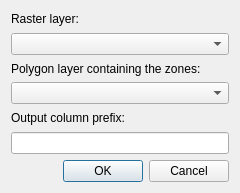
<?xml version="1.0" encoding="UTF-8"?>
<ui version="4.0">
 <class>QgsZonalStatisticsDialogBase</class>
 <widget class="QDialog" name="QgsZonalStatisticsDialogBase">
  <property name="geometry">
   <rect>
    <x>0</x>
    <y>0</y>
    <width>240</width>
    <height>193</height>
   </rect>
  </property>
  <property name="windowTitle">
   <string>Zonal Statistics</string>
  </property>
  <layout class="QVBoxLayout" name="verticalLayout">
   <item>
    <widget class="QLabel" name="mRasterLayerLabel">
     <property name="text">
      <string>Raster layer:</string>
     </property>
    </widget>
   </item>
   <item>
    <widget class="QComboBox" name="mRasterLayerComboBox"/>
   </item>
   <item>
    <widget class="QLabel" name="mVectorLayerLabel">
     <property name="text">
      <string>Polygon layer containing the zones:</string>
     </property>
    </widget>
   </item>
   <item>
    <widget class="QComboBox" name="mPolygonLayerComboBox"/>
   </item>
   <item>
    <widget class="QLabel" name="mColumnPrefixLabel">
     <property name="text">
      <string>Output column prefix:</string>
     </property>
    </widget>
   </item>
   <item>
    <widget class="QLineEdit" name="mColumnPrefixLineEdit">
     <property name="placeholderText">
      <string/>
     </property>
    </widget>
   </item>
   <item>
    <widget class="QDialogButtonBox" name="buttonBox">
     <property name="orientation">
      <enum>Qt::Horizontal</enum>
     </property>
     <property name="standardButtons">
      <set>QDialogButtonBox::Cancel|QDialogButtonBox::Ok</set>
     </property>
    </widget>
   </item>
  </layout>
 </widget>
 <resources/>
 <connections>
  <connection>
   <sender>buttonBox</sender>
   <signal>accepted()</signal>
   <receiver>QgsZonalStatisticsDialogBase</receiver>
   <slot>accept()</slot>
   <hints>
    <hint type="sourcelabel">
     <x>248</x>
     <y>254</y>
    </hint>
    <hint type="destinationlabel">
     <x>157</x>
     <y>274</y>
    </hint>
   </hints>
  </connection>
  <connection>
   <sender>buttonBox</sender>
   <signal>rejected()</signal>
   <receiver>QgsZonalStatisticsDialogBase</receiver>
   <slot>reject()</slot>
   <hints>
    <hint type="sourcelabel">
     <x>316</x>
     <y>260</y>
    </hint>
    <hint type="destinationlabel">
     <x>286</x>
     <y>274</y>
    </hint>
   </hints>
  </connection>
 </connections>
</ui>
